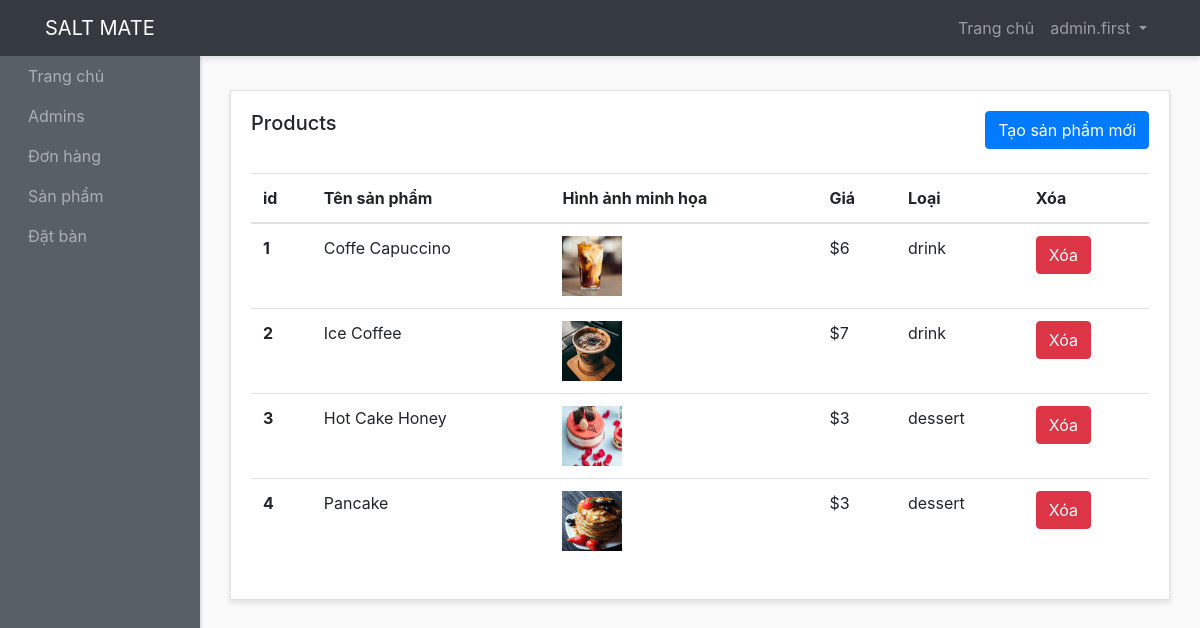
The page /admin-panel/products-admins/show-products.php (signed in) on the database as committed earlier.
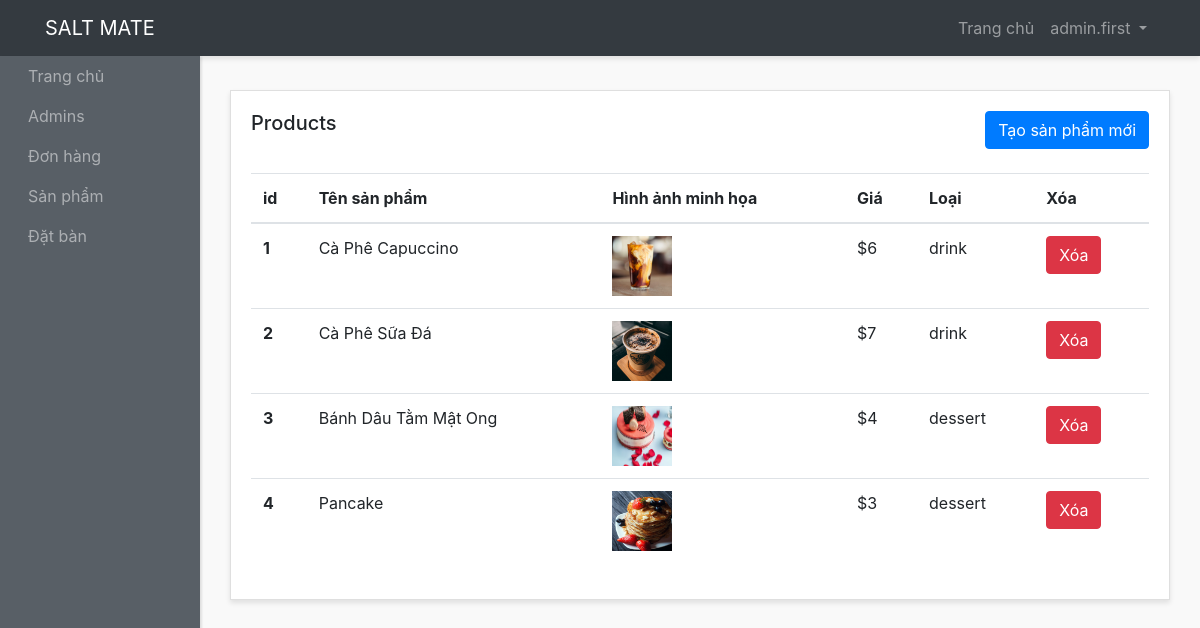
The same page on the database as committed later.
### tables this page shows
CREATE TABLE `products` (
  `id` int(10) NOT NULL,
  `name` varchar(200) NOT NULL,
  `image` varchar(200) NOT NULL,
  `description` text NOT NULL,
  `price` varchar(10) NOT NULL,
  `type` varchar(200) NOT NULL,
  `created_at` timestamp NOT NULL DEFAULT current_timestamp()
);

### admin-panel/products-admins/show-products.php (the view, shortened to what this page needs)
<?php require "../layouts/header.php"; ?>
<?php require "../../config/config.php"; ?>
<?php
  $products = $conn->query("SELECT * FROM products");
  $products->execute();
  $allProducts = $products->fetchAll(PDO::FETCH_OBJ);
?>
      <div class="row">
        <div class="col">
          <div class="card">
            <div class="card-body">
              <h5 class="card-title mb-4 d-inline">Products</h5>
              <a  href="create-products.php" class="btn btn-primary mb-4 text-center float-right">Tạo sản phẩm mới</a>
              <table class="table">
                <thead>
                  <tr>
                    <th scope="col">id</th>
                    <th scope="col">Tên sản phẩm</th>
                    <th scope="col">Hình ảnh minh họa</th>
                    <th scope="col">Giá</th>
                    <th scope="col">Loại</th>
                    <th scope="col">Xóa</th>
                  </tr>
                </thead>
                <tbody>
                  <?php foreach($allProducts as $product) : ?>
                    <tr>
                      <th scope="row"><?php echo $product->id; ?></th>
                      <td><?php echo $product->name; ?></td>
                      <td><img src="images/<?php echo $product->image; ?>" style="width: 60px; height: 60px"></td>
                      <td>$<?php echo $product->price; ?></td>
                      <td><?php echo $product->type; ?></td>
                      <td><a href="delete-products.php?id=<?php echo $product->id; ?>" class="btn btn-danger  text-center ">Xóa</a></td>
                    </tr>
                  <?php endforeach; ?>
                </tbody>
              </table>
            </div>
          </div>
        </div>
      </div>
<?php require "../layouts/footer.php"; ?>

### admin-panel/layouts/header.php (shortened to what this page needs)
?><!DOCTYPE html>
<html lang="en">
<head>
    <link href="http://maxcdn.bootstrapcdn.com/bootstrap/4.0.0/css/bootstrap.min.css" rel="stylesheet">
     <link href="<?php echo ADMINURL; ?>/styles/style.css" rel="stylesheet">
</head>
<body>
<div id="wrapper">
    <nav class="navbar header-top fixed-top navbar-expand-lg  navbar-dark bg-dark">
      <div class="container">
      <a class="navbar-brand" href="#">SALT MATE</a>
      <div class="collapse navbar-collapse" id="navbarText">
        <?php if(isset($_SESSION['admin_name'])) : ?>
        <ul class="navbar-nav side-nav" >
          <li class="nav-item">
            <a class="nav-link" style="margin-left: 20px;" href="<?php echo ADMINURL; ?>">Trang chủ
            </a>
          </li>
          <li class="nav-item">
            <a class="nav-link" href="<?php echo ADMINURL; ?>/admins/admins.php" style="margin-left: 20px;">Admins</a>
          </li>
          <li class="nav-item">
            <a class="nav-link" href="<?php echo ADMINURL; ?>/orders-admins/show-orders.php" style="margin-left: 20px;">Đơn hàng</a>
          </li>
          <li class="nav-item">
            <a class="nav-link" href="<?php echo ADMINURL; ?>/products-admins/show-products.php" style="margin-left: 20px;">Sản phẩm</a>
          </li>
          <li class="nav-item">
            <a class="nav-link" href="<?php echo ADMINURL; ?>/bookings-admins/show-bookings.php" style="margin-left: 20px;">Đặt bàn</a>
          </li>
        </ul>
        <?php endif; ?>
        <ul class="navbar-nav ml-md-auto d-md-flex">
          <?php if(isset($_SESSION['admin_name'])) : ?>
              <li class="nav-item">
                <a class="nav-link" href="<?php echo ADMINURL; ?>">Trang chủ
                </a>
              </li>
              <li class="nav-item dropdown">
                <a class="nav-link  dropdown-toggle" href="#" id="navbarDropdown" role="button" data-toggle="dropdown" aria-haspopup="true" aria-expanded="false">
                  <?php echo $_SESSION['admin_name']; ?>
                </a>
              </li>
            <?php endif; ?>
        </ul>
      </div>
    </div>
    </nav>
    <div class="container-fluid">

### admin-panel/layouts/footer.php (shortened to what this page needs)
</div>
  </div>
</body>
</html>

### admin-panel/styles/style.css (style rules this page uses)
body { background:#f9f9f9; }
#wrapper { padding:90px 15px; }
.navbar-expand-lg .navbar-nav.side-nav { flex-direction: column; }
.card { margin-bottom: 15px; border-radius:0; box-shadow: 0 3px 5px rgba(0,0,0,.1); }
.header-top { box-shadow: 0 3px 5px rgba(0,0,0,.1) }
@media (min-width:992px) { #wrapper { margin-left: 200px;padding: 90px 15px 15px; } }
@media (min-width:992px) { .navbar-nav.side-nav { background: #585f66;box-shadow: 2px 1px 2px rgba(0,0,0,.1);position:fixed;top:56px;flex-direction: column!important;left:0;width:200px;overflow-y:auto;bottom:0;overflow-x:hidden;padding-bottom:40px } }

Rows that differ between the two databases and show on the page:
changed products id 1: name "Coffe Capuccino" → "Cà Phê Capuccino"
changed products id 2: name "Ice Coffee" → "Cà Phê Sữa Đá"
changed products id 3: name "Hot Cake Honey" → "Bánh Dâu Tằm Mật Ong"; price "3" → "4"
